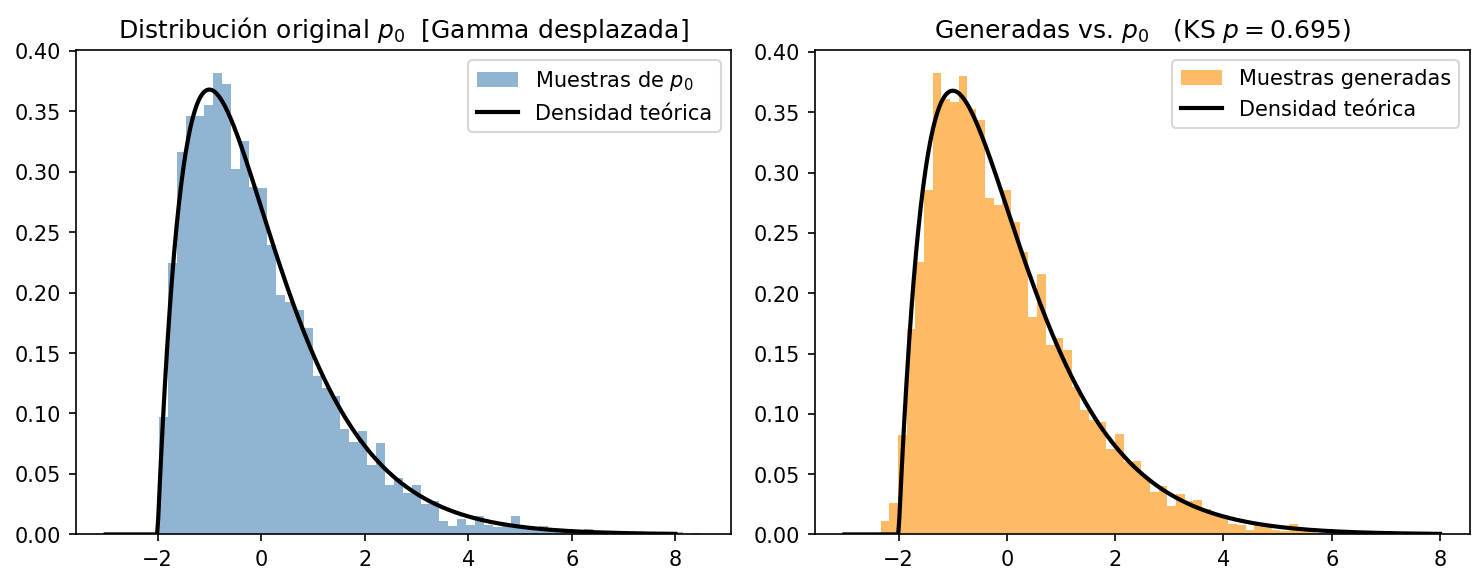

Write Python code to recreate this figure.
import numpy as np
import torch
import torch.nn as nn
import torch.optim as optim
import matplotlib.pyplot as plt
from scipy import stats

torch.manual_seed(42)
np.random.seed(42)

# ── p0: Gamma desplazada para tener media 0 ────────────────────────────────────
ALPHA, SCALE = 2.0, 1.0   # Gamma(shape, scale),  media = ALPHA * SCALE = 2
SHIFT = ALPHA * SCALE

def sample_p0(n):
    x = np.random.gamma(ALPHA, SCALE, size=n) - SHIFT
    return torch.tensor(x, dtype=torch.float32).unsqueeze(1)

def p0_pdf(x):
    return stats.gamma.pdf(x + SHIFT, a=ALPHA, scale=SCALE)

# ── Proceso OU: dX_t = -X_t dt + sigma dB_t ───────────────────────────────────
# Distribucion estacionaria: N(0, sigma^2/2)
# X_t | X_0 = x0  ~  N(x0 * e^{-t},  sigma^2/2 * (1 - e^{-2t}))
SIGMA = 1.0
T = 5.0  # suficientemente grande para que p_T ≈ N(0, 1/2)

def ou_params(x0, t):
    mean = x0 * torch.exp(-t)
    var  = (SIGMA**2 / 2) * (1 - torch.exp(-2 * t))
    return mean, var.clamp(min=1e-5)

def sample_xt(x0, t):
    mean, var = ou_params(x0, t)
    return mean + torch.sqrt(var) * torch.randn_like(x0)

def score_condicional(xt, x0, t):
    """∇_{x_t} log p(x_t | x_0) = -(x_t - media) / varianza"""
    mean, var = ou_params(x0, t)
    return -(xt - mean) / var

# ── Red neuronal: s_theta(t, x) ───────────────────────────────────────────────
class ScoreNet(nn.Module):
    def __init__(self, hidden=128):
        super().__init__()
        self.net = nn.Sequential(
            nn.Linear(2, hidden), nn.SiLU(),
            nn.Linear(hidden, hidden), nn.SiLU(),
            nn.Linear(hidden, hidden), nn.SiLU(),
            nn.Linear(hidden, 1),
        )

    def forward(self, t, x):
        return self.net(torch.cat([t, x], dim=1))

# ── Entrenamiento: denoising score matching ────────────────────────────────────
def train(n_epochs=4000, batch=512, lr=2e-3):
    model = ScoreNet()
    opt   = optim.Adam(model.parameters(), lr=lr)
    sched = optim.lr_scheduler.CosineAnnealingLR(opt, T_max=n_epochs)
    losses = []

    for epoch in range(n_epochs):
        x0 = sample_p0(batch)
        t  = torch.rand(batch, 1) * T * 0.999 + T * 0.001  # t in (0, T)

        with torch.no_grad():
            xt  = sample_xt(x0, t)
            tgt = score_condicional(xt, x0, t)
            # lambda(t) = Var(t): pondera el loss uniformemente en todas las escalas
            _, var = ou_params(x0, t)

        pred = model(t, xt)
        loss = (var * (pred - tgt) ** 2).mean()

        opt.zero_grad()
        loss.backward()
        nn.utils.clip_grad_norm_(model.parameters(), 1.0)
        opt.step()
        sched.step()

        losses.append(loss.item())
        if epoch % 500 == 0:
            print(f"[{epoch:5d}] loss = {loss.item():.5f}")

    return model, losses

# ── Generacion: Euler-Maruyama sobre la EDE inversa ───────────────────────────
# EDE inversa: dX_hat = [X_hat + sigma^2 * s_theta(T-t, X_hat)] dt + sigma dB_hat
# Integramos de t=0 a t=T (tiempo invertido).
@torch.no_grad()
def generate(model, n_samples=5000, n_steps=1000):
    model.eval()
    dt = T / n_steps
    x  = torch.randn(n_samples, 1) * (SIGMA / 2**0.5)  # x_T ~ N(0, sigma^2/2)

    for k in range(n_steps):
        t_fwd = T - k * dt                              # tiempo forward: T -> 0
        t_ten = torch.full((n_samples, 1), t_fwd)
        s     = model(t_ten, x)
        drift = x + SIGMA**2 * s                        # -u(T-t,x) + sigma^2 s_theta
        z     = torch.randn_like(x)
        x     = x + drift * dt + SIGMA * dt**0.5 * z

    return x.numpy().flatten()

# ── Main ───────────────────────────────────────────────────────────────────────
print("Entrenando score network...")
model, losses = train(n_epochs=10000)

print("Generando muestras...")
gen  = generate(model, n_samples=5000, n_steps=1000)
real = sample_p0(5000).numpy().flatten()

# KS test como verificacion cuantitativa
ks_stat, ks_p = stats.ks_2samp(real, gen)
print(f"\nKS test: estadistico = {ks_stat:.4f},  p-valor = {ks_p:.4f}")

# ── Figura ─────────────────────────────────────────────────────────────────────
x_grid   = np.linspace(-3, 8, 500)
true_pdf = p0_pdf(x_grid)

fig, axes = plt.subplots(1, 2, figsize=(10, 4))

axes[0].hist(real, bins=60, density=True, alpha=0.6, color="steelblue",
             label="Muestras de $p_0$")
axes[0].plot(x_grid, true_pdf, "k-", lw=2, label="Densidad teórica")
axes[0].set_title("Distribución original $p_0$  [Gamma desplazada]")
axes[0].legend()

axes[1].hist(gen, bins=60, density=True, alpha=0.6, color="darkorange",
             label="Muestras generadas")
axes[1].plot(x_grid, true_pdf, "k-", lw=2, label="Densidad teórica")
axes[1].set_title(f"Generadas vs. $p_0$   (KS $p={ks_p:.3f}$)")
axes[1].legend()

plt.tight_layout()
plt.savefig("score_matching_demo.png", dpi=150, bbox_inches="tight")
plt.show()
print("Guardado en score_matching_demo.png")
